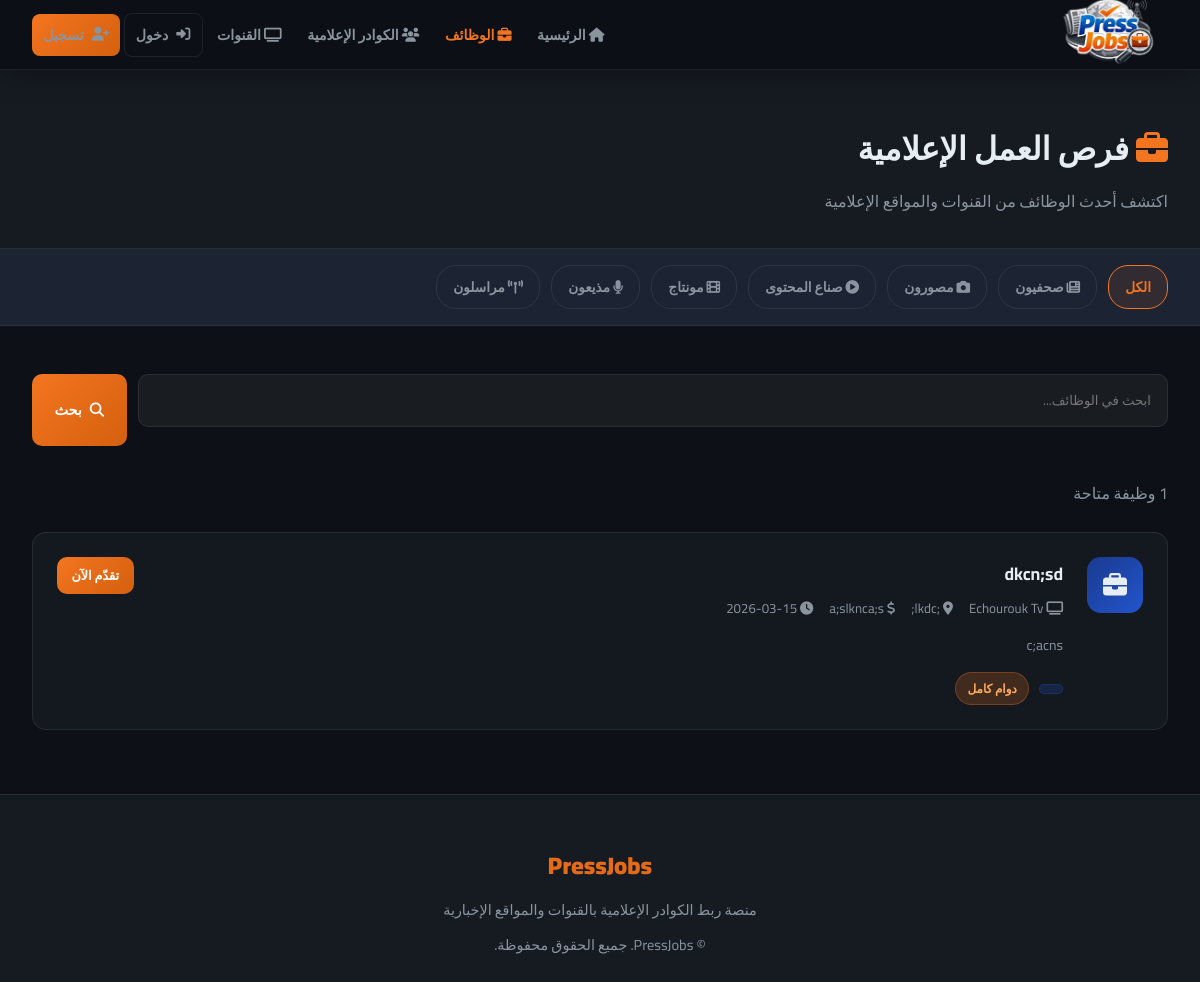
/jobs, run on an earlier commit of the app's database.
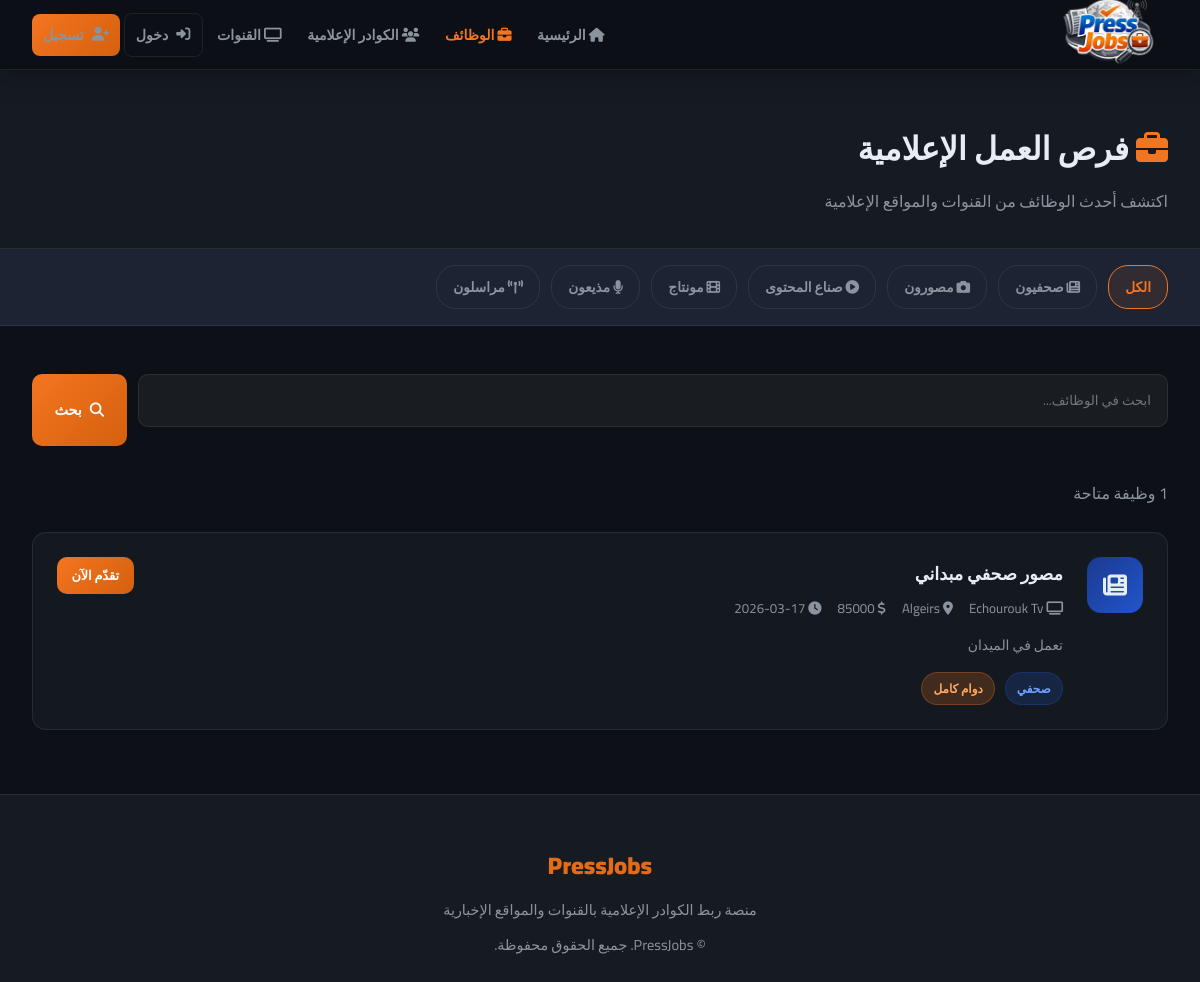
And on a later commit of the database.
### tables this page shows
CREATE TABLE jobs (
        id INTEGER PRIMARY KEY AUTOINCREMENT,
        channel_id INTEGER NOT NULL,
        title TEXT NOT NULL,
        description TEXT NOT NULL,
        category TEXT NOT NULL,
        location TEXT,
        job_type TEXT,
        salary TEXT,
        requirements TEXT,
        created_at TEXT DEFAULT CURRENT_TIMESTAMP,
        FOREIGN KEY(channel_id) REFERENCES users(id)
    );

CREATE TABLE users (
        id INTEGER PRIMARY KEY AUTOINCREMENT,
        name TEXT NOT NULL,
        email TEXT UNIQUE NOT NULL,
        password TEXT NOT NULL,
        account_type TEXT NOT NULL,
        bio TEXT,
        location TEXT,
        skills TEXT,
        education TEXT,
        experience TEXT,
        profile_image TEXT,
        created_at TEXT DEFAULT CURRENT_TIMESTAMP
    , last_name TEXT, gender TEXT, civil_status TEXT, specialty TEXT, years_experience TEXT, preferred_channels TEXT, extra_skills TEXT, cv_filename TEXT, intro_video TEXT, article_links TEXT, is_admin INTEGER DEFAULT 0, channel_type TEXT, cover_image TEXT);

### app.py (the view)
@app.route('/jobs')
def jobs():
    category = request.args.get('category', '')
    search   = request.args.get('search', '')
    conn = get_db()
    query = '''SELECT jobs.*, users.name as channel_name FROM jobs
               JOIN users ON jobs.channel_id = users.id WHERE 1=1'''
    params = []
    if category:
        query += ' AND jobs.category=?'
        params.append(category)
    if search:
        query += ' AND (jobs.title LIKE ? OR jobs.description LIKE ?)'
        params.extend([f'%{search}%', f'%{search}%'])
    query += ' ORDER BY jobs.created_at DESC'
    all_jobs = conn.execute(query, params).fetchall()
    conn.close()
    return render_template('jobs.html', jobs=all_jobs, category=category, search=search)

### app.py (called while the page is built)
def get_db():
    conn = sqlite3.connect(DB_PATH)
    conn.row_factory = sqlite3.Row
    return conn

### templates/jobs.html (shortened to what this page needs)
{% extends 'base.html' %}
{% block content %}
<div class="page-header">
    <div style="max-width:1200px;margin:0 auto">
        <h1><i class="fas fa-briefcase" style="color:var(--orange)"></i> فرص العمل الإعلامية</h1>
        <p>اكتشف أحدث الوظائف من القنوات والمواقع الإعلامية</p>
    </div>
</div>
<div class="filter-bar">
    <a href="/jobs" {% if not category %}class="active"{% endif %}>الكل</a>
    <a href="/jobs?category=journalist" {% if category=='journalist' %}class="active"{% endif %}><i class="fas fa-newspaper"></i> صحفيون</a>
    <a href="/jobs?category=photographer" {% if category=='photographer' %}class="active"{% endif %}><i class="fas fa-camera"></i> مصورون</a>
    <a href="/jobs?category=content" {% if category=='content' %}class="active"{% endif %}><i class="fas fa-play-circle"></i> صناع المحتوى</a>
    <a href="/jobs?category=editor" {% if category=='editor' %}class="active"{% endif %}><i class="fas fa-film"></i> مونتاج</a>
    <a href="/jobs?category=presenter" {% if category=='presenter' %}class="active"{% endif %}><i class="fas fa-microphone"></i> مذيعون</a>
    <a href="/jobs?category=reporter" {% if category=='reporter' %}class="active"{% endif %}><i class="fas fa-broadcast-tower"></i> مراسلون</a>
</div>
<div class="jobs-layout">
    <form class="search-form" method="get">
        <input class="form-group input" type="text" name="search" value="{{ search }}" placeholder="ابحث في الوظائف..." style="padding:0.8rem 1rem;background:rgba(255,255,255,0.05);border:1.5px solid var(--border);border-radius:10px;color:var(--text);font-family:inherit;outline:none">
        <button type="submit" class="btn btn-primary"><i class="fas fa-search"></i> بحث</button>
    </form>
    {% if jobs %}
    <p style="color:var(--text-muted);margin-bottom:1.5rem">{{ jobs|length }} وظيفة متاحة</p>
    {% for job in jobs %}
    <a href="/job/{{ job.id }}" class="job-list-card">
        <div class="jlc-icon"><i class="fas fa-{{ {'journalist':'newspaper','photographer':'camera','content':'play-circle','editor':'film','presenter':'microphone','reporter':'broadcast-tower'}.get(job.category, 'briefcase') }}"></i></div>
        <div class="jlc-body">
            <h3>{{ job.title }}</h3>
            <div class="jlc-meta">
                <span><i class="fas fa-tv"></i> {{ job.channel_name }}</span>
                {% if job.location %}<span><i class="fas fa-map-marker-alt"></i> {{ job.location }}</span>{% endif %}
                {% if job.salary %}<span><i class="fas fa-dollar-sign"></i> {{ job.salary }}</span>{% endif %}
                <span><i class="fas fa-clock"></i> {{ job.created_at[:10] }}</span>
            </div>
            <p class="jlc-excerpt">{{ job.description }}</p>
            <div class="jlc-footer">
                <span class="badge badge-blue">{{ {'journalist':'صحفي','photographer':'مصور','content':'صانع محتوى','editor':'مونتير','presenter':'مذيع','reporter':'مراسل'}.get(job.category, job.category) }}</span>
                {% if job.job_type %}<span class="badge badge-orange">{{ job.job_type }}</span>{% endif %}
            </div>
        </div>
        <span class="btn btn-primary btn-sm">تقدّم الآن</span>
    </a>
    {% endfor %}
    {% else %}
    <div class="empty-state">
        <i class="fas fa-briefcase"></i>
        <h3 style="margin-bottom:0.5rem">لا توجد وظائف</h3>
        <p>لم يتم العثور على وظائف مطابقة لبحثك</p>
    </div>
    {% endif %}
</div>
{% endblock %}

### templates/base.html (shortened to what this page needs)
<!DOCTYPE html>
<html lang="ar" dir="rtl">
<head>
    <link rel="stylesheet" href="https://cdnjs.cloudflare.com/ajax/libs/font-awesome/6.4.0/css/all.min.css">
</head>
<body>
<nav>
    <a href="/" class="nav-brand">
        <img src="/static/images/logo.png" alt="PressJobs">
    </a>
    <div class="nav-links" id="navLinks">
        {% if not session.user_id %}<a href="/" {% if request.endpoint=='index' %}class="active"{% endif %}><i class="fas fa-home"></i> الرئيسية</a>{% endif %}
        <a href="/jobs" {% if request.endpoint=='jobs' %}class="active"{% endif %}><i class="fas fa-briefcase"></i> الوظائف</a>
        <a href="/journalists" {% if request.endpoint=='journalists' %}class="active"{% endif %}><i class="fas fa-users"></i> الكوادر الإعلامية</a>
        <a href="/channels" {% if request.endpoint=='channels' %}class="active"{% endif %}><i class="fas fa-tv"></i> القنوات</a>
        {% if session.user_id %}
        <a href="/profile/{{ session.user_id }}"><i class="fas fa-user"></i> {{ session.user_name }}</a>
        <a href="/logout" class="btn btn-outline btn-sm"><i class="fas fa-sign-out-alt"></i> خروج</a>
        {% else %}
        <a href="/login" class="btn btn-outline btn-sm"><i class="fas fa-sign-in-alt"></i> دخول</a>
        <a href="/register" class="btn btn-primary btn-sm"><i class="fas fa-user-plus"></i> تسجيل</a>
        {% endif %}
    </div>
</nav>
<main>
{% block content %}{% endblock %}
</main>
<footer>
    <div class="footer-brand">PressJobs</div>
    <p>منصة ربط الكوادر الإعلامية بالقنوات والمواقع الإخبارية</p>
    <p style="margin-top:0.5rem">© PressJobs. جميع الحقوق محفوظة.</p>
</footer>
</body>
</html>

### templates/base.html (style rules this page uses)
:root { --blue: #1a3a8f; --blue-mid: #2255cc; --orange: #f47520; --orange-dark: #d4600e; --dark: #0d1117; --dark2: #161b22; --dark3: #1c2333; --border: rgba(255,255,255,0.08); --text: #e6edf3; --text-muted: #8b949e; --card-bg: rgba(22, 27, 34, 0.9); --gradient-blue: linear-gradient(135deg, #1a3a8f, #2255cc); --gradient-orange: linear-gradient(135deg, #f47520, #d4600e); --gradient-hero: linear-gradient(135deg, #0d1117 0%, #1a2240 50%, #0d1117 100%); }
* { margin: 0; padding: 0; box-sizing: border-box; }
body { font-family: 'Cairo', 'Tajawal', sans-serif; background: var(--dark); color: var(--text); direction: rtl; overflow-x: hidden; }
nav { position: fixed; top: 0; width: 100%; z-index: 1000; background: rgba(13,17,23,0.95); backdrop-filter: blur(20px); border-bottom: 1px solid var(--border); padding: 0 2rem; height: 70px; display: flex; align-items: center; justify-content: space-between; box-shadow: 0 4px 30px rgba(0,0,0,0.3); }
.nav-brand { display: flex; align-items: center; gap: 0.7rem; text-decoration: none; }
.nav-brand img { height: 7rem; width: auto; }
.nav-links { display: flex; align-items: center; gap: 0.2rem; flex-wrap: nowrap; overflow: visible; }
.nav-links a { color: var(--text-muted); text-decoration: none; padding: 0.5rem 0.7rem; border-radius: 8px; font-size: 0.88rem; font-weight: 600; transition: all 0.3s; white-space: nowrap; }
.nav-links a.active { color: var(--orange); }
.btn { display: inline-flex; align-items: center; gap: 0.5rem; padding: 0.6rem 1.4rem; border-radius: 10px; font-family: inherit; font-weight: 700; cursor: pointer; transition: all 0.3s; text-decoration: none; border: none; font-size: 0.9rem; }
.btn-primary { background: var(--gradient-orange); color: white; }
.btn-outline { background: transparent; color: var(--text); border: 1.5px solid var(--border); }
.btn-sm { padding: 0.4rem 0.9rem; font-size: 0.8rem; }
main { padding-top: 70px; min-height: calc(100vh - 70px); }
.badge { display: inline-flex; align-items: center; gap: 0.3rem; padding: 0.25rem 0.7rem; border-radius: 20px; font-size: 0.75rem; font-weight: 700; }
.badge-blue { background: rgba(34,85,204,0.2); color: #6fa0ff; border: 1px solid rgba(34,85,204,0.3); }
.badge-orange { background: rgba(244,117,32,0.2); color: #ffaa5c; border: 1px solid rgba(244,117,32,0.3); }
footer { background: var(--dark2); border-top: 1px solid var(--border); padding: 3rem 2rem 1.5rem; text-align: center; }
footer .footer-brand { font-size: 1.5rem; font-weight: 900; background: var(--gradient-orange); -webkit-background-clip: text; -webkit-text-fill-color: transparent; margin-bottom: 0.5rem; }
footer p { color: var(--text-muted); font-size: 0.9rem; }
.form-group { margin-bottom: 1.2rem; }

What changed in the data, as far as the page shows it:
removed jobs: title "dkcn;sd", channel_name "Echourouk Tv", location ";lkdc;", salary "a;slknca;s", created_at "2026-03-15", description "c;acns", job_type "دوام كامل"
added jobs: title "مصور صحفي مبداني", channel_name "Echourouk Tv", location "Algeirs", salary "85000", created_at "2026-03-17", description "تعمل في الميدان", category "صحفي", job_type "دوام كامل"
